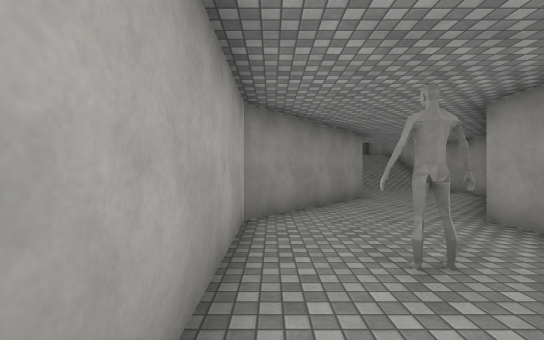
[1] (above)

12 first-person views from a walk through a scene from a Unity 3-D project. The camera is 1.5 m above the floor, looks level and sees 90° across. The floor is counted in squares, 1.89 m on a side. Each view is taken from the middle of a square. On the plan, view 1 faces up. The plan holds only what a view shows up to about 10 squares ahead; the rest is blank. The place goes on beyond the plan. The player character is not drawn. Surface patterns are stand-ins for the level's own textures.

[2]
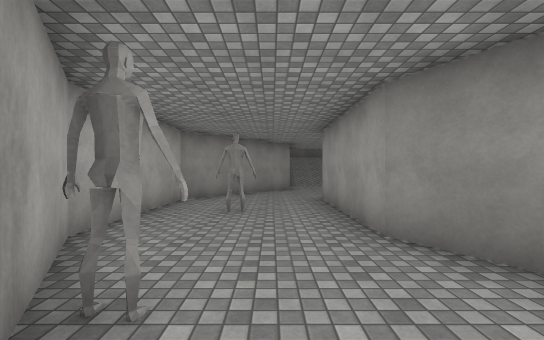

[3]
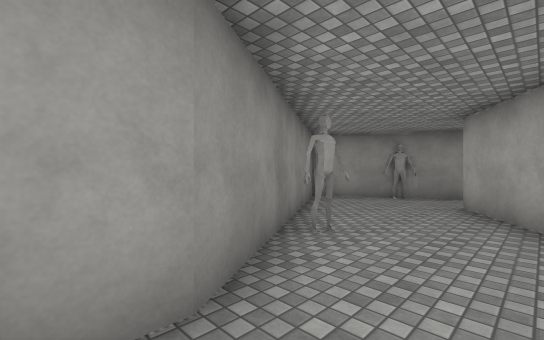

[4]
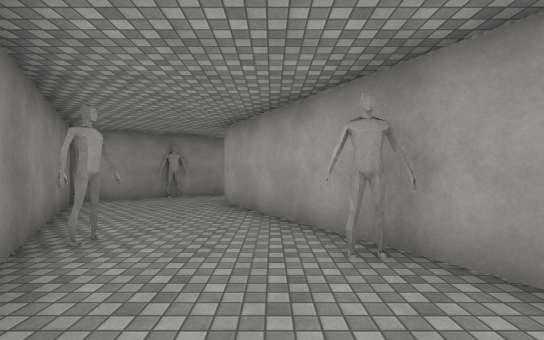

[5]
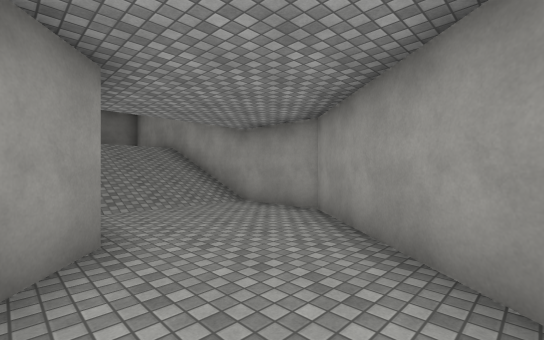

[6]
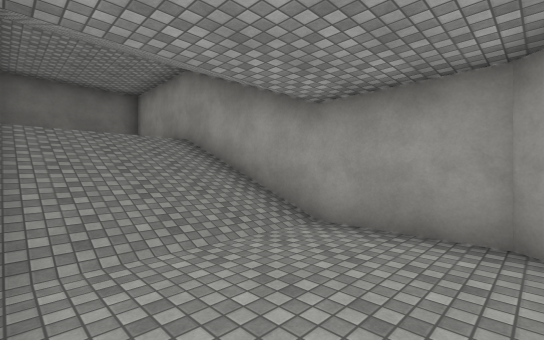

[7]
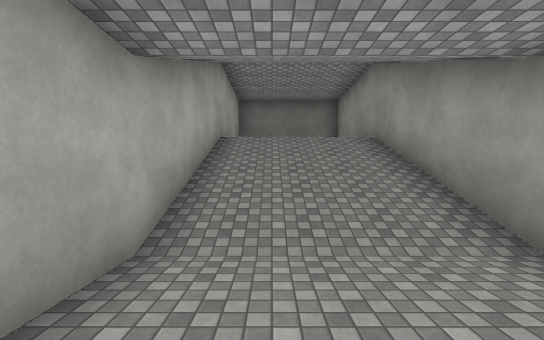

[8]
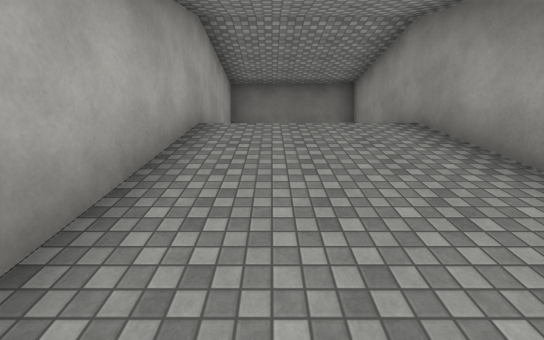

[9]
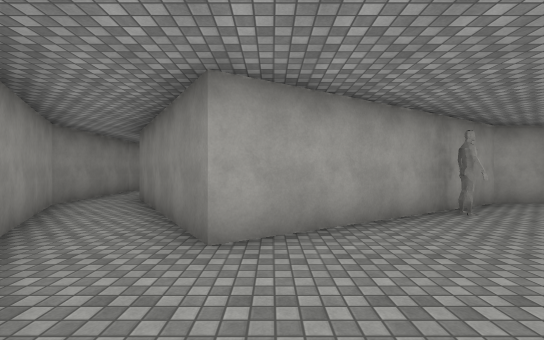

[10]
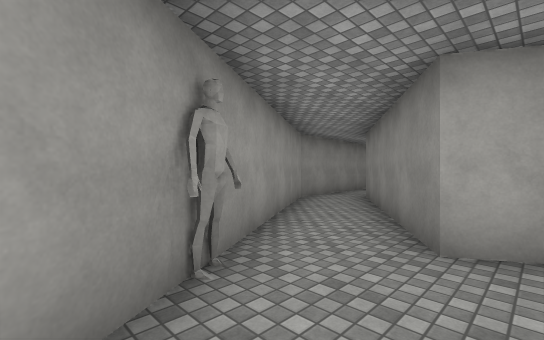

[11]
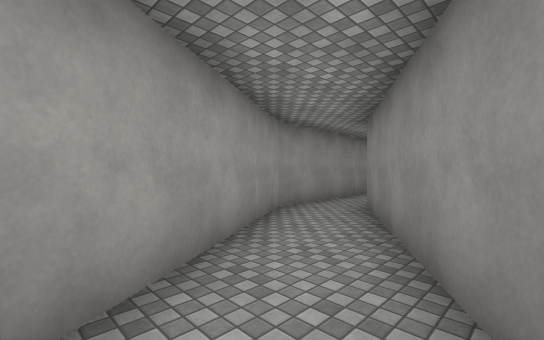

[12]
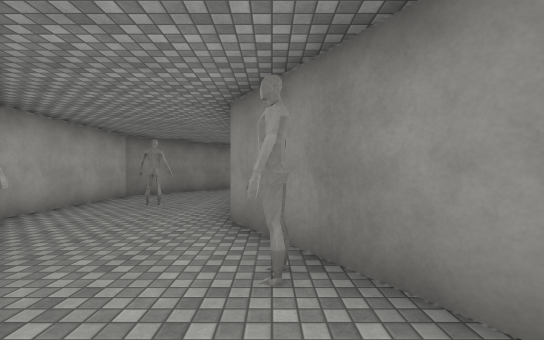

### Floor plan
Key: @ floor where view 1 was taken; # wall or solid block; . main floor; : floor 3 m higher than the main floor; / step, stairs or slope; O other object.
Columns run from 5 left of view 1 to 7 right of it. Each row starts with its distance up from view 1.
 19         ####
 18        #    #
 17        #    #
 16        #    #
 15        #::::#
 14        #////#
 13        #////#
 12        #////#
 11        #////#
 10        #....#
  9        #....#
  8        #....#
  7       #....##
  6      ##...##
  5     ##...##
  4     #....#
  3     #....#
  2     #.#..#
  1     #....#
  0     #@...#
 -1     ##O..##
 -2      ##..O##
 -3       #....#
 -4       ##...##
 -5        #....#
 -6       ###...#
 -7     ###...O#
 -8    ##...##
 -9   .....##
-10  ...####
-11 ####

Where each view was taken, in squares from view 1:
view 1: 0 up, 0 right, facing up
view 2: 3 down, 2 right, facing up
view 3: 1 up, 2 right, facing down-right
view 4: 1 up, 2 right, facing down
view 5: 5 up, 2 right, facing up-right
view 6: 8 up, 3 right, facing up-right
view 7: 8 up, 4 right, facing up
view 8: 10 up, 4 right, facing up
view 9: 5 down, 6 right, facing left
view 10: 5 down, 6 right, facing down-left
view 11: 6 down, 4 right, facing down-left
view 12: 4 down, 4 right, facing up
